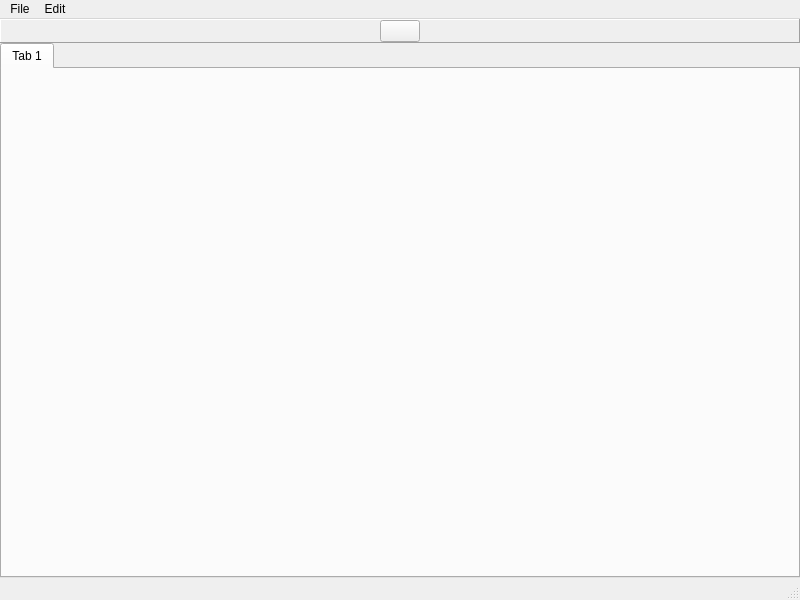
<?xml version="1.0" encoding="UTF-8"?>
<ui version="4.0">
 <class>qtViewerMainWindowUI</class>
 <widget class="QMainWindow" name="qtViewerMainWindowUI">
  <property name="geometry">
   <rect>
    <x>0</x>
    <y>0</y>
    <width>800</width>
    <height>600</height>
   </rect>
  </property>
  <property name="windowTitle">
   <string>QtViewer</string>
  </property>
  <widget class="QWidget" name="centralwidget">
   <layout class="QGridLayout" name="gridLayout_2">
    <property name="verticalSpacing">
     <number>0</number>
    </property>
    <property name="margin">
     <number>0</number>
    </property>
    <item row="0" column="0">
     <widget class="QFrame" name="m_pToolbar">
      <property name="sizePolicy">
       <sizepolicy hsizetype="Preferred" vsizetype="Fixed">
        <horstretch>0</horstretch>
        <verstretch>0</verstretch>
       </sizepolicy>
      </property>
      <property name="maximumSize">
       <size>
        <width>16777215</width>
        <height>30</height>
       </size>
      </property>
      <property name="frameShape">
       <enum>QFrame::Panel</enum>
      </property>
      <property name="frameShadow">
       <enum>QFrame::Raised</enum>
      </property>
      <property name="lineWidth">
       <number>1</number>
      </property>
      <property name="midLineWidth">
       <number>0</number>
      </property>
      <layout class="QGridLayout" name="gridLayout">
       <property name="margin">
        <number>0</number>
       </property>
       <property name="spacing">
        <number>0</number>
       </property>
       <item row="0" column="0">
        <widget class="QPushButton" name="m_pPlayButton">
         <property name="sizePolicy">
          <sizepolicy hsizetype="Fixed" vsizetype="Fixed">
           <horstretch>0</horstretch>
           <verstretch>0</verstretch>
          </sizepolicy>
         </property>
         <property name="text">
          <string/>
         </property>
         <property name="icon">
          <iconset resource="resources/gui.qrc">
           <normaloff>:/res/play_button.png</normaloff>:/res/play_button.png</iconset>
         </property>
        </widget>
       </item>
      </layout>
     </widget>
    </item>
    <item row="1" column="0">
     <widget class="QTabWidget" name="m_pTabWidget">
      <property name="currentIndex">
       <number>0</number>
      </property>
      <widget class="QWidget" name="tab">
       <attribute name="title">
        <string>Tab 1</string>
       </attribute>
      </widget>
     </widget>
    </item>
   </layout>
  </widget>
  <widget class="QMenuBar" name="menubar">
   <property name="geometry">
    <rect>
     <x>0</x>
     <y>0</y>
     <width>800</width>
     <height>21</height>
    </rect>
   </property>
   <widget class="QMenu" name="menuEdit">
    <property name="title">
     <string>Edit</string>
    </property>
    <addaction name="actionAdd_Module"/>
   </widget>
   <widget class="QMenu" name="menuFile">
    <property name="title">
     <string>File</string>
    </property>
    <widget class="QMenu" name="menuRecent_Projects">
     <property name="title">
      <string>Recent Projects</string>
     </property>
    </widget>
    <addaction name="actionLoad_Project"/>
    <addaction name="menuRecent_Projects"/>
    <addaction name="actionSave_Project"/>
    <addaction name="actionClose_Project"/>
   </widget>
   <addaction name="menuFile"/>
   <addaction name="menuEdit"/>
  </widget>
  <widget class="QStatusBar" name="statusbar"/>
  <action name="actionAdd_Module">
   <property name="text">
    <string>Add Module</string>
   </property>
  </action>
  <action name="actionSave_Project">
   <property name="text">
    <string>Save Project</string>
   </property>
  </action>
  <action name="actionLoad_Project">
   <property name="text">
    <string>Load Project</string>
   </property>
  </action>
  <action name="actionClose_Project">
   <property name="text">
    <string>Close Project</string>
   </property>
  </action>
  <action name="actionBla">
   <property name="text">
    <string>bla</string>
   </property>
  </action>
  <action name="actionBla_2">
   <property name="text">
    <string>bla</string>
   </property>
  </action>
 </widget>
 <resources>
  <include location="resources/gui.qrc"/>
 </resources>
 <connections/>
</ui>
